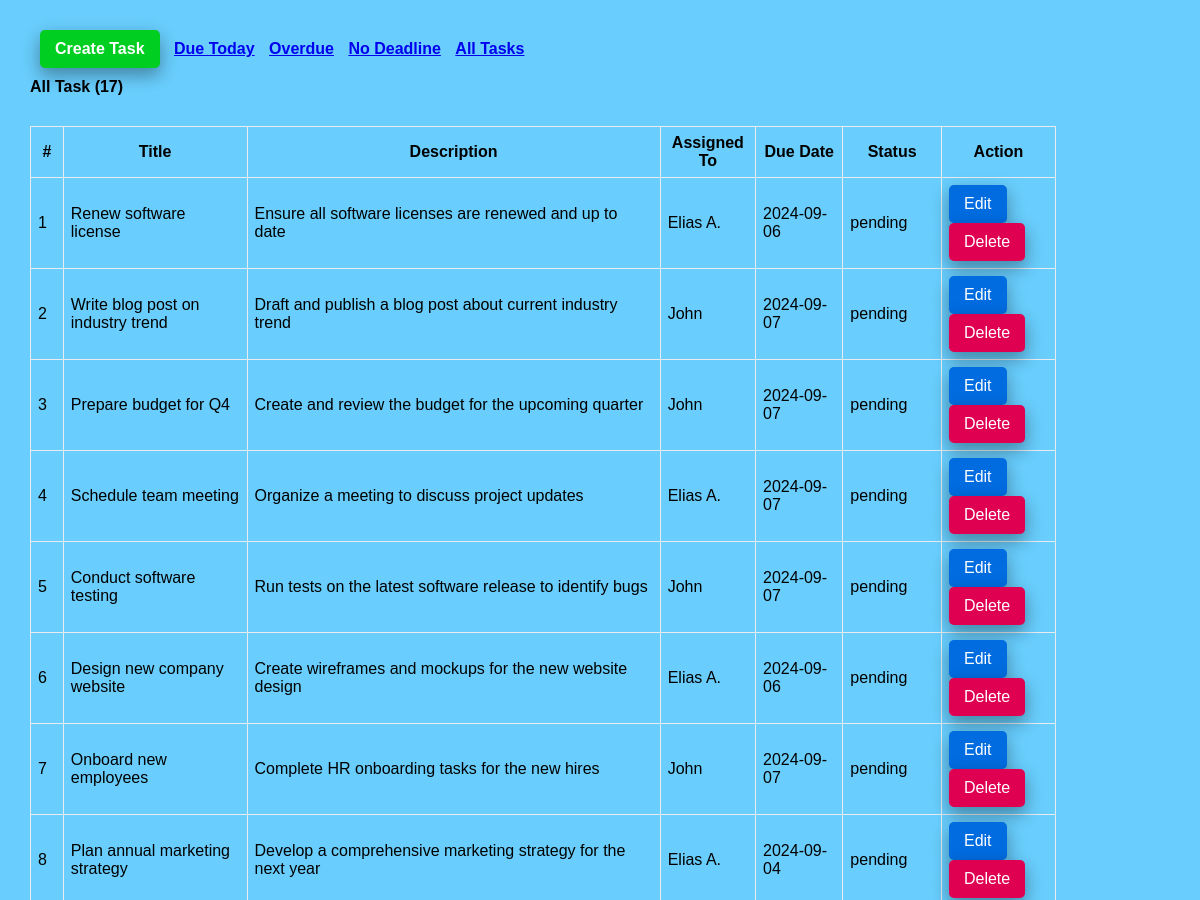
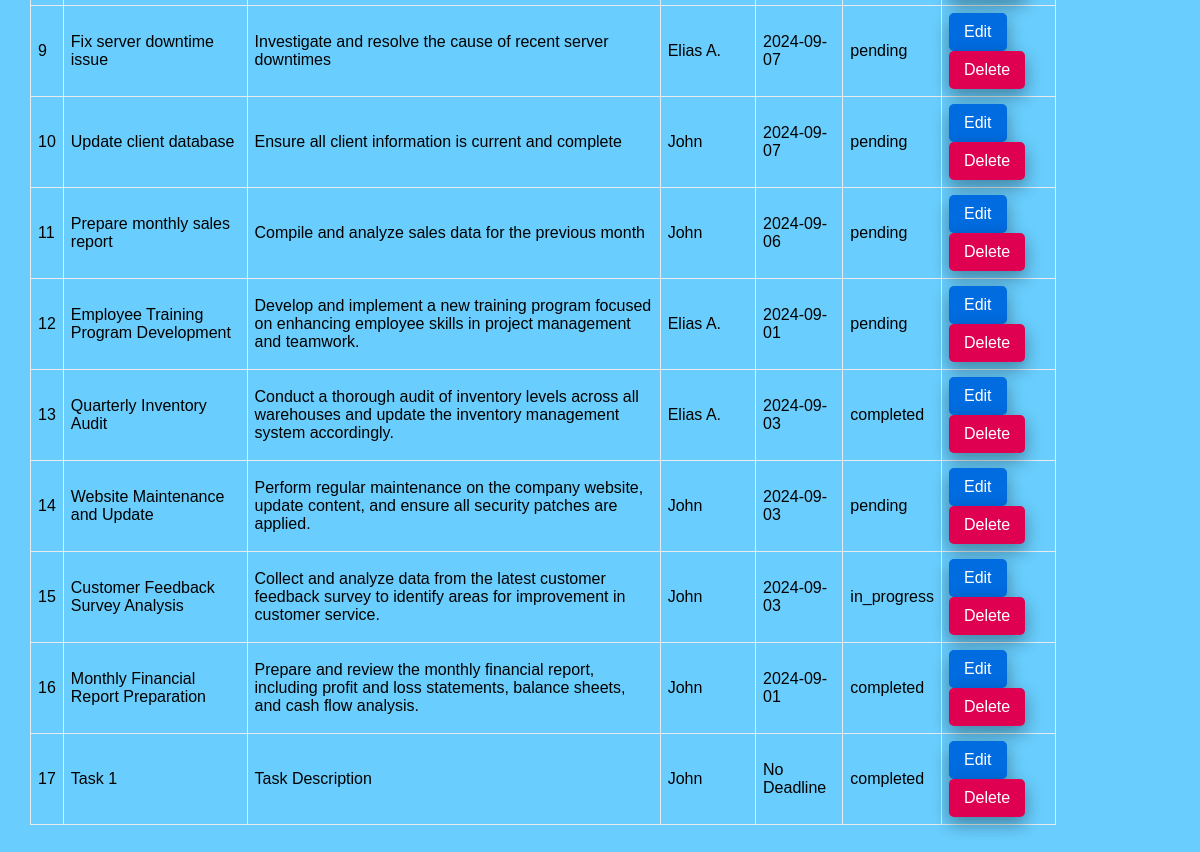
Screenshot of /tasks.php (signed in) with the database file from the repository (2 pictures, top to bottom).
### tables this page shows
CREATE TABLE `tasks` (
  `id` int(11) NOT NULL,
  `title` varchar(100) NOT NULL,
  `description` text DEFAULT NULL,
  `assigned_to` int(11) DEFAULT NULL,
  `due_date` date DEFAULT NULL,
  `status` enum('pending','in_progress','completed') DEFAULT 'pending',
  `created_at` timestamp NOT NULL DEFAULT current_timestamp()
);

CREATE TABLE `users` (
  `id` int(11) NOT NULL,
  `full_name` varchar(50) NOT NULL,
  `username` varchar(50) NOT NULL,
  `password` varchar(255) NOT NULL,
  `role` enum('admin','employee') NOT NULL,
  `created_at` timestamp NOT NULL DEFAULT current_timestamp()
);

### app/model/Task.php (called while the page is built, shortened)
<?php
function get_all_tasks($conn){
	$sql = "SELECT * FROM tasks ORDER BY id DESC";
	$stmt = $conn->prepare($sql);
	$stmt->execute([]);
	if($stmt->rowCount() > 0){
		$tasks = $stmt->fetchAll();
	}else $tasks = 0;
	return $tasks;
}
function count_tasks($conn){
	$sql = "SELECT id FROM tasks";
	$stmt = $conn->prepare($sql);
	$stmt->execute([]);
	return $stmt->rowCount();
}

### app/model/User.php (called while the page is built, shortened)
<?php
function get_all_users($conn){
	$sql = "SELECT * FROM users WHERE role =? ";
	$stmt = $conn->prepare($sql);
	$stmt->execute(["employee"]);
	if($stmt->rowCount() > 0){
		$users = $stmt->fetchAll();
	}else $users = 0;
	return $users;
}

### tasks.php (the view, shortened to what this page needs)
<?php
if (isset($_SESSION['role']) && isset($_SESSION['id']) && $_SESSION['role'] == "admin") {
    include "DB_connection.php";
    include "app/Model/Task.php";
    include "app/Model/User.php";
    $text = "All Task";
    if (isset($_GET['due_date']) &&  $_GET['due_date'] == "Due Today") {
    	$text = "Due Today";
      $tasks = get_all_tasks_due_today($conn);
      $num_task = count_tasks_due_today($conn);
    }else if (isset($_GET['due_date']) &&  $_GET['due_date'] == "Overdue") {
    	$text = "Overdue";
      $tasks = get_all_tasks_overdue($conn);
      $num_task = count_tasks_overdue($conn);
    }else if (isset($_GET['due_date']) &&  $_GET['due_date'] == "No Deadline") {
    	$text = "No Deadline";
      $tasks = get_all_tasks_NoDeadline($conn);
      $num_task = count_tasks_NoDeadline($conn);
    }else{
    	 $tasks = get_all_tasks($conn);
       $num_task = count_tasks($conn);
    }
    $users = get_all_users($conn);
 ?>
<!DOCTYPE html>
<html>
<head>
	<link rel="stylesheet" href="https://stackpath.bootstrapcdn.com/font-awesome/4.7.0/css/font-awesome.min.css">
	<link rel="stylesheet" href="css/style.css">
</head>
<body>
	<div class="body">
		<section class="section-1">
			<h4 class="title-2">
				<a href="create_task.php" class="btn">Create Task</a>
				<a href="tasks.php?due_date=Due Today">Due Today</a>
				<a href="tasks.php?due_date=Overdue">Overdue</a>
				<a href="tasks.php?due_date=No Deadline">No Deadline</a>
				<a href="tasks.php">All Tasks</a>
			</h4>
         <h4 class="title-2"><?=$text?> (<?=$num_task?>)</h4>
			<?php if ($tasks != 0) { ?>
			<table class="main-table">
				<tr>
					<th>#</th>
					<th>Title</th>
					<th>Description</th>
					<th>Assigned To</th>
					<th>Due Date</th>
					<th>Status</th>
					<th>Action</th>
				</tr>
				<?php $i=0; foreach ($tasks as $task) { ?>
				<tr>
					<td><?=++$i?></td>
					<td><?=$task['title']?></td>
					<td><?=$task['description']?></td>
					<td>
						<?php
                  foreach ($users as $user) {
						if($user['id'] == $task['assigned_to']){
							echo $user['full_name'];
						}}?>
	            </td>
	            <td><?php if($task['due_date'] == "") echo "No Deadline";
	                      else echo $task['due_date'];
	               ?></td>
	            <td><?=$task['status']?></td>
					<td>
						<a href="edit-task.php?id=<?=$task['id']?>" class="edit-btn">Edit</a>
						<a href="delete-task.php?id=<?=$task['id']?>" class="delete-btn">Delete</a>
					</td>
				</tr>
			   <?php	} ?>
			</table>
		<?php }else { ?>
			<h3>Empty</h3>
		<?php  }?>
		</section>
	</div>
</body>
</html>
<?php }else{
   $em = "First login";
   header("Location: login.php?error=$em");
   exit();
}
 ?>

### css/style.css (style rules this page uses)
* { padding: 0; margin: 0; box-sizing: border-box; font-family: arial, sans-serif; }
.body { display: flex; }
.section-1 { padding: 30px; width: 100%; background: rgb(105, 206, 253); }
.section-1 .title-2 { margin-bottom: 10px; }
.section-1 .title-2 .btn { text-decoration: none; display: inline-block; padding-left: 10px; border: none; background: #00CF22; padding: 10px 15px; color: #fff; font-size: 16px; border-radius: 5px; cursor: pointer; outline: none; transition: background 1s; box-shadow: 0 8px 16px 0 rgba(0,0,0,0.2), 0 6px 20px 0 rgba(0,0,0,0.19); }
.section-1 .title-2 a { display: inline-block; margin-left: 10px; }
.main-table, .main-table tr, .main-table th, .main-table td { border: 1px solid #e9ebee; border-collapse: collapse; padding: 7px; }
.main-table { width: 90%; margin-top: 30px; }
.delete-btn { text-decoration: none; display: inline-block; padding-left: 10px; border: none; background: #E00051; padding: 10px 15px; color: #fff; font-size: 16px; border-radius: 5px; cursor: pointer; outline: none; transition: background 1s; box-shadow: 0 8px 16px 0 rgba(0,0,0,0.2), 0 6px 20px 0 rgba(0,0,0,0.19); }
.edit-btn { text-decoration: none; display: inline-block; padding-left: 10px; border: none; background: #006CE0; padding: 10px 15px; color: #fff; font-size: 16px; border-radius: 5px; cursor: pointer; outline: none; transition: background 1s; box-shadow: 0 8px 16px 0 rgba(0,0,0,0.2), 0 6px 20px 0 rgba(0,0,0,0.19); }

### rows the page displays
tasks: title "Renew software license", description "Ensure all software licenses are renewed and up to date", due_date "2024-09-06", status "pending"
users: full_name "Elias A."
tasks: title "Write blog post on industry trend", description "Draft and publish a blog post about current industry trend", due_date "2024-09-07", status "pending"
users: full_name "John"
tasks: title "Prepare budget for Q4", description "Create and review the budget for the upcoming quarter", due_date "2024-09-07", status "pending"
tasks: title "Schedule team meeting", description "Organize a meeting to discuss project updates", due_date "2024-09-07", status "pending"
tasks: title "Conduct software testing", description "Run tests on the latest software release to identify bugs", due_date "2024-09-07", status "pending"
tasks: title "Design new company website", description "Create wireframes and mockups for the new website design", due_date "2024-09-06", status "pending"
tasks: title "Onboard new employees", description "Complete HR onboarding tasks for the new hires", due_date "2024-09-07", status "pending"
tasks: title "Plan annual marketing strategy", description "Develop a comprehensive marketing strategy for the next year", due_date "2024-09-04", status "pending"
tasks: title "Fix server downtime issue", description "Investigate and resolve the cause of recent server downtimes", due_date "2024-09-07", status "pending"
tasks: title "Update client database", description "Ensure all client information is current and complete", due_date "2024-09-07", status "pending"
tasks: title "Prepare monthly sales report", description "Compile and analyze sales data for the previous month", due_date "2024-09-06", status "pending"
tasks: title "Employee Training Program Development", description "Develop and implement a new training program focused on enhancing employee skills in project management and teamwork.", due_date "2024-09-01", status "pending"
tasks: title "Quarterly Inventory Audit", description "Conduct a thorough audit of inventory levels across all warehouses and update the inventory management system accordingly.", due_date "2024-09-03", status "completed"
tasks: title "Website Maintenance and Update", description "Perform regular maintenance on the company website, update content, and ensure all security patches are applied.", due_date "2024-09-03", status "pending"
tasks: title "Customer Feedback Survey Analysis", description "Collect and analyze data from the latest customer feedback survey to identify areas for improvement in customer service.", due_date "2024-09-03", status "in_progress"
tasks: title "Monthly Financial Report Preparation", description "Prepare and review the monthly financial report, including profit and loss statements, balance sheets, and cash flow analysis.", due_date "2024-09-01", status "completed"
tasks: title "Task 1", description "Task Description", shows "No Deadline", status "completed"

### other values shown
$text "All Task"
$num_task "17"
